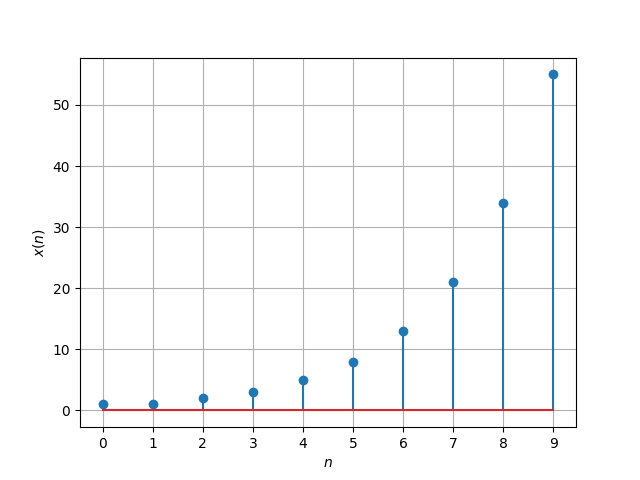

The Python source for this figure:
import matplotlib.pyplot as plt
import numpy as np

def x(n):
  if n<0:
    return 0
  if n==1 or n==0:
    return 1
  else:
    return x(n-1)+x(n-2)


x_vec=np.vectorize(x)
k=np.arange(0,10)

plt.stem(k,x_vec(k))
plt.grid()
plt.xlabel("$n$")
plt.ylabel("$x(n)$")
plt.xticks(k)
plt.savefig("./2.2.png")
plt.show()
